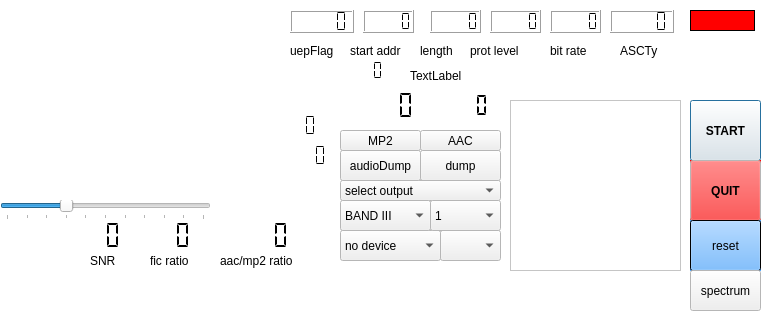
<?xml version="1.0" encoding="UTF-8"?>
<ui version="4.0">
 <author>jan</author>
 <class>elektorSDR</class>
 <widget class="QDialog" name="elektorSDR">
  <property name="geometry">
   <rect>
    <x>0</x>
    <y>0</y>
    <width>782</width>
    <height>328</height>
   </rect>
  </property>
  <property name="palette">
   <palette>
    <active>
     <colorrole role="Base">
      <brush brushstyle="SolidPattern">
       <color alpha="255">
        <red>255</red>
        <green>255</green>
        <blue>255</blue>
       </color>
      </brush>
     </colorrole>
     <colorrole role="Window">
      <brush brushstyle="SolidPattern">
       <color alpha="255">
        <red>255</red>
        <green>255</green>
        <blue>255</blue>
       </color>
      </brush>
     </colorrole>
    </active>
    <inactive>
     <colorrole role="Base">
      <brush brushstyle="SolidPattern">
       <color alpha="255">
        <red>255</red>
        <green>255</green>
        <blue>255</blue>
       </color>
      </brush>
     </colorrole>
     <colorrole role="Window">
      <brush brushstyle="SolidPattern">
       <color alpha="255">
        <red>255</red>
        <green>255</green>
        <blue>255</blue>
       </color>
      </brush>
     </colorrole>
    </inactive>
    <disabled>
     <colorrole role="Base">
      <brush brushstyle="SolidPattern">
       <color alpha="255">
        <red>255</red>
        <green>255</green>
        <blue>255</blue>
       </color>
      </brush>
     </colorrole>
     <colorrole role="Window">
      <brush brushstyle="SolidPattern">
       <color alpha="255">
        <red>255</red>
        <green>255</green>
        <blue>255</blue>
       </color>
      </brush>
     </colorrole>
    </disabled>
   </palette>
  </property>
  <property name="font">
   <font>
    <weight>50</weight>
    <bold>false</bold>
   </font>
  </property>
  <property name="windowTitle">
   <string>sdr-j DAB/DAB+ receiver </string>
  </property>
  <property name="windowIconText">
   <string>QUIT</string>
  </property>
  <widget class="QPushButton" name="startButton">
   <property name="geometry">
    <rect>
     <x>690</x>
     <y>100</y>
     <width>71</width>
     <height>61</height>
    </rect>
   </property>
   <property name="palette">
    <palette>
     <active>
      <colorrole role="Base">
       <brush brushstyle="SolidPattern">
        <color alpha="255">
         <red>255</red>
         <green>255</green>
         <blue>255</blue>
        </color>
       </brush>
      </colorrole>
      <colorrole role="Window">
       <brush brushstyle="SolidPattern">
        <color alpha="255">
         <red>255</red>
         <green>0</green>
         <blue>0</blue>
        </color>
       </brush>
      </colorrole>
     </active>
     <inactive>
      <colorrole role="Base">
       <brush brushstyle="SolidPattern">
        <color alpha="255">
         <red>255</red>
         <green>255</green>
         <blue>255</blue>
        </color>
       </brush>
      </colorrole>
      <colorrole role="Window">
       <brush brushstyle="SolidPattern">
        <color alpha="255">
         <red>255</red>
         <green>0</green>
         <blue>0</blue>
        </color>
       </brush>
      </colorrole>
     </inactive>
     <disabled>
      <colorrole role="Base">
       <brush brushstyle="SolidPattern">
        <color alpha="255">
         <red>255</red>
         <green>0</green>
         <blue>0</blue>
        </color>
       </brush>
      </colorrole>
      <colorrole role="Window">
       <brush brushstyle="SolidPattern">
        <color alpha="255">
         <red>255</red>
         <green>0</green>
         <blue>0</blue>
        </color>
       </brush>
      </colorrole>
     </disabled>
    </palette>
   </property>
   <property name="font">
    <font>
     <weight>75</weight>
     <bold>true</bold>
    </font>
   </property>
   <property name="autoFillBackground">
    <bool>true</bool>
   </property>
   <property name="text">
    <string>START</string>
   </property>
  </widget>
  <widget class="QLabel" name="timeDisplay">
   <property name="geometry">
    <rect>
     <x>410</x>
     <y>60</y>
     <width>161</width>
     <height>31</height>
    </rect>
   </property>
   <property name="frameShape">
    <enum>QFrame::NoFrame</enum>
   </property>
   <property name="frameShadow">
    <enum>QFrame::Raised</enum>
   </property>
   <property name="lineWidth">
    <number>2</number>
   </property>
   <property name="text">
    <string>TextLabel</string>
   </property>
  </widget>
  <widget class="QPushButton" name="QuitButton">
   <property name="geometry">
    <rect>
     <x>690</x>
     <y>160</y>
     <width>71</width>
     <height>61</height>
    </rect>
   </property>
   <property name="palette">
    <palette>
     <active>
      <colorrole role="Button">
       <brush brushstyle="SolidPattern">
        <color alpha="255">
         <red>255</red>
         <green>0</green>
         <blue>0</blue>
        </color>
       </brush>
      </colorrole>
     </active>
     <inactive>
      <colorrole role="Button">
       <brush brushstyle="SolidPattern">
        <color alpha="255">
         <red>255</red>
         <green>0</green>
         <blue>0</blue>
        </color>
       </brush>
      </colorrole>
     </inactive>
     <disabled>
      <colorrole role="Button">
       <brush brushstyle="SolidPattern">
        <color alpha="255">
         <red>255</red>
         <green>0</green>
         <blue>0</blue>
        </color>
       </brush>
      </colorrole>
     </disabled>
    </palette>
   </property>
   <property name="font">
    <font>
     <weight>75</weight>
     <bold>true</bold>
    </font>
   </property>
   <property name="autoFillBackground">
    <bool>true</bool>
   </property>
   <property name="text">
    <string>QUIT</string>
   </property>
  </widget>
  <widget class="QLCDNumber" name="coarseCorrectorDisplay">
   <property name="geometry">
    <rect>
     <x>450</x>
     <y>90</y>
     <width>41</width>
     <height>31</height>
    </rect>
   </property>
   <property name="palette">
    <palette>
     <active>
      <colorrole role="Base">
       <brush brushstyle="SolidPattern">
        <color alpha="255">
         <red>255</red>
         <green>255</green>
         <blue>255</blue>
        </color>
       </brush>
      </colorrole>
      <colorrole role="Window">
       <brush brushstyle="SolidPattern">
        <color alpha="255">
         <red>255</red>
         <green>255</green>
         <blue>0</blue>
        </color>
       </brush>
      </colorrole>
     </active>
     <inactive>
      <colorrole role="Base">
       <brush brushstyle="SolidPattern">
        <color alpha="255">
         <red>255</red>
         <green>255</green>
         <blue>255</blue>
        </color>
       </brush>
      </colorrole>
      <colorrole role="Window">
       <brush brushstyle="SolidPattern">
        <color alpha="255">
         <red>255</red>
         <green>255</green>
         <blue>0</blue>
        </color>
       </brush>
      </colorrole>
     </inactive>
     <disabled>
      <colorrole role="Base">
       <brush brushstyle="SolidPattern">
        <color alpha="255">
         <red>255</red>
         <green>255</green>
         <blue>0</blue>
        </color>
       </brush>
      </colorrole>
      <colorrole role="Window">
       <brush brushstyle="SolidPattern">
        <color alpha="255">
         <red>255</red>
         <green>255</green>
         <blue>0</blue>
        </color>
       </brush>
      </colorrole>
     </disabled>
    </palette>
   </property>
   <property name="autoFillBackground">
    <bool>false</bool>
   </property>
   <property name="frameShape">
    <enum>QFrame::NoFrame</enum>
   </property>
   <property name="lineWidth">
    <number>1</number>
   </property>
   <property name="digitCount">
    <number>3</number>
   </property>
   <property name="segmentStyle">
    <enum>QLCDNumber::Flat</enum>
   </property>
  </widget>
  <widget class="QLCDNumber" name="sampleRateDisplay">
   <property name="geometry">
    <rect>
     <x>250</x>
     <y>140</y>
     <width>81</width>
     <height>31</height>
    </rect>
   </property>
   <property name="palette">
    <palette>
     <active>
      <colorrole role="Base">
       <brush brushstyle="SolidPattern">
        <color alpha="255">
         <red>255</red>
         <green>255</green>
         <blue>255</blue>
        </color>
       </brush>
      </colorrole>
      <colorrole role="Window">
       <brush brushstyle="SolidPattern">
        <color alpha="255">
         <red>255</red>
         <green>255</green>
         <blue>0</blue>
        </color>
       </brush>
      </colorrole>
     </active>
     <inactive>
      <colorrole role="Base">
       <brush brushstyle="SolidPattern">
        <color alpha="255">
         <red>255</red>
         <green>255</green>
         <blue>255</blue>
        </color>
       </brush>
      </colorrole>
      <colorrole role="Window">
       <brush brushstyle="SolidPattern">
        <color alpha="255">
         <red>255</red>
         <green>255</green>
         <blue>0</blue>
        </color>
       </brush>
      </colorrole>
     </inactive>
     <disabled>
      <colorrole role="Base">
       <brush brushstyle="SolidPattern">
        <color alpha="255">
         <red>255</red>
         <green>255</green>
         <blue>0</blue>
        </color>
       </brush>
      </colorrole>
      <colorrole role="Window">
       <brush brushstyle="SolidPattern">
        <color alpha="255">
         <red>255</red>
         <green>255</green>
         <blue>0</blue>
        </color>
       </brush>
      </colorrole>
     </disabled>
    </palette>
   </property>
   <property name="autoFillBackground">
    <bool>false</bool>
   </property>
   <property name="frameShape">
    <enum>QFrame::NoFrame</enum>
   </property>
   <property name="lineWidth">
    <number>1</number>
   </property>
   <property name="digitCount">
    <number>7</number>
   </property>
   <property name="segmentStyle">
    <enum>QLCDNumber::Flat</enum>
   </property>
  </widget>
  <widget class="QLCDNumber" name="fineCorrectorDisplay">
   <property name="geometry">
    <rect>
     <x>350</x>
     <y>90</y>
     <width>71</width>
     <height>31</height>
    </rect>
   </property>
   <property name="palette">
    <palette>
     <active>
      <colorrole role="Base">
       <brush brushstyle="SolidPattern">
        <color alpha="255">
         <red>255</red>
         <green>255</green>
         <blue>255</blue>
        </color>
       </brush>
      </colorrole>
      <colorrole role="Window">
       <brush brushstyle="SolidPattern">
        <color alpha="255">
         <red>255</red>
         <green>255</green>
         <blue>0</blue>
        </color>
       </brush>
      </colorrole>
     </active>
     <inactive>
      <colorrole role="Base">
       <brush brushstyle="SolidPattern">
        <color alpha="255">
         <red>255</red>
         <green>255</green>
         <blue>255</blue>
        </color>
       </brush>
      </colorrole>
      <colorrole role="Window">
       <brush brushstyle="SolidPattern">
        <color alpha="255">
         <red>255</red>
         <green>255</green>
         <blue>0</blue>
        </color>
       </brush>
      </colorrole>
     </inactive>
     <disabled>
      <colorrole role="Base">
       <brush brushstyle="SolidPattern">
        <color alpha="255">
         <red>255</red>
         <green>255</green>
         <blue>0</blue>
        </color>
       </brush>
      </colorrole>
      <colorrole role="Window">
       <brush brushstyle="SolidPattern">
        <color alpha="255">
         <red>255</red>
         <green>255</green>
         <blue>0</blue>
        </color>
       </brush>
      </colorrole>
     </disabled>
    </palette>
   </property>
   <property name="autoFillBackground">
    <bool>false</bool>
   </property>
   <property name="frameShape">
    <enum>QFrame::NoFrame</enum>
   </property>
   <property name="lineWidth">
    <number>1</number>
   </property>
   <property name="digitCount">
    <number>4</number>
   </property>
   <property name="segmentStyle">
    <enum>QLCDNumber::Flat</enum>
   </property>
  </widget>
  <widget class="QwtPlot" name="iqDisplay">
   <property name="geometry">
    <rect>
     <x>10</x>
     <y>80</y>
     <width>181</width>
     <height>121</height>
    </rect>
   </property>
  </widget>
  <widget class="QComboBox" name="deviceSelector">
   <property name="geometry">
    <rect>
     <x>340</x>
     <y>230</y>
     <width>101</width>
     <height>31</height>
    </rect>
   </property>
   <item>
    <property name="text">
     <string>no device</string>
    </property>
   </item>
   <item>
    <property name="text">
     <string>file input (.raw)</string>
    </property>
   </item>
   <item>
    <property name="text">
     <string>file input (.sdr)</string>
    </property>
   </item>
  </widget>
  <widget class="QLCDNumber" name="avgTokenLengthDisplay">
   <property name="geometry">
    <rect>
     <x>250</x>
     <y>110</y>
     <width>71</width>
     <height>31</height>
    </rect>
   </property>
   <property name="palette">
    <palette>
     <active>
      <colorrole role="Base">
       <brush brushstyle="SolidPattern">
        <color alpha="255">
         <red>255</red>
         <green>255</green>
         <blue>255</blue>
        </color>
       </brush>
      </colorrole>
      <colorrole role="Window">
       <brush brushstyle="SolidPattern">
        <color alpha="255">
         <red>255</red>
         <green>255</green>
         <blue>0</blue>
        </color>
       </brush>
      </colorrole>
     </active>
     <inactive>
      <colorrole role="Base">
       <brush brushstyle="SolidPattern">
        <color alpha="255">
         <red>255</red>
         <green>255</green>
         <blue>255</blue>
        </color>
       </brush>
      </colorrole>
      <colorrole role="Window">
       <brush brushstyle="SolidPattern">
        <color alpha="255">
         <red>255</red>
         <green>255</green>
         <blue>0</blue>
        </color>
       </brush>
      </colorrole>
     </inactive>
     <disabled>
      <colorrole role="Base">
       <brush brushstyle="SolidPattern">
        <color alpha="255">
         <red>255</red>
         <green>255</green>
         <blue>0</blue>
        </color>
       </brush>
      </colorrole>
      <colorrole role="Window">
       <brush brushstyle="SolidPattern">
        <color alpha="255">
         <red>255</red>
         <green>255</green>
         <blue>0</blue>
        </color>
       </brush>
      </colorrole>
     </disabled>
    </palette>
   </property>
   <property name="autoFillBackground">
    <bool>false</bool>
   </property>
   <property name="frameShape">
    <enum>QFrame::NoFrame</enum>
   </property>
   <property name="lineWidth">
    <number>1</number>
   </property>
   <property name="digitCount">
    <number>6</number>
   </property>
   <property name="segmentStyle">
    <enum>QLCDNumber::Flat</enum>
   </property>
  </widget>
  <widget class="QListView" name="ensembleDisplay">
   <property name="geometry">
    <rect>
     <x>510</x>
     <y>100</y>
     <width>171</width>
     <height>171</height>
    </rect>
   </property>
  </widget>
  <widget class="QLabel" name="ensembleName">
   <property name="geometry">
    <rect>
     <x>200</x>
     <y>70</y>
     <width>131</width>
     <height>21</height>
    </rect>
   </property>
   <property name="font">
    <font>
     <pointsize>11</pointsize>
    </font>
   </property>
   <property name="frameShape">
    <enum>QFrame::NoFrame</enum>
   </property>
   <property name="text">
    <string/>
   </property>
  </widget>
  <widget class="QLCDNumber" name="ensembleId">
   <property name="geometry">
    <rect>
     <x>330</x>
     <y>60</y>
     <width>61</width>
     <height>21</height>
    </rect>
   </property>
   <property name="frameShape">
    <enum>QFrame::NoFrame</enum>
   </property>
   <property name="mode">
    <enum>QLCDNumber::Hex</enum>
   </property>
   <property name="segmentStyle">
    <enum>QLCDNumber::Flat</enum>
   </property>
  </widget>
  <widget class="QLabel" name="dabMode">
   <property name="geometry">
    <rect>
     <x>190</x>
     <y>10</y>
     <width>81</width>
     <height>21</height>
    </rect>
   </property>
   <property name="font">
    <font>
     <pointsize>14</pointsize>
     <weight>75</weight>
     <bold>true</bold>
    </font>
   </property>
   <property name="frameShape">
    <enum>QFrame::NoFrame</enum>
   </property>
   <property name="text">
    <string/>
   </property>
  </widget>
  <widget class="QLabel" name="nameofLanguage">
   <property name="geometry">
    <rect>
     <x>80</x>
     <y>30</y>
     <width>111</width>
     <height>21</height>
    </rect>
   </property>
   <property name="font">
    <font>
     <pointsize>12</pointsize>
    </font>
   </property>
   <property name="frameShape">
    <enum>QFrame::NoFrame</enum>
   </property>
   <property name="text">
    <string/>
   </property>
  </widget>
  <widget class="QLabel" name="programType">
   <property name="geometry">
    <rect>
     <x>80</x>
     <y>50</y>
     <width>111</width>
     <height>21</height>
    </rect>
   </property>
   <property name="font">
    <font>
     <pointsize>12</pointsize>
    </font>
   </property>
   <property name="frameShape">
    <enum>QFrame::NoFrame</enum>
   </property>
   <property name="text">
    <string/>
   </property>
  </widget>
  <widget class="QSlider" name="scopeSlider">
   <property name="geometry">
    <rect>
     <x>0</x>
     <y>200</y>
     <width>211</width>
     <height>20</height>
    </rect>
   </property>
   <property name="maximum">
    <number>100</number>
   </property>
   <property name="sliderPosition">
    <number>30</number>
   </property>
   <property name="orientation">
    <enum>Qt::Horizontal</enum>
   </property>
   <property name="tickPosition">
    <enum>QSlider::TicksBelow</enum>
   </property>
  </widget>
  <widget class="QPushButton" name="dumpButton">
   <property name="geometry">
    <rect>
     <x>420</x>
     <y>150</y>
     <width>81</width>
     <height>31</height>
    </rect>
   </property>
   <property name="text">
    <string>dump</string>
   </property>
  </widget>
  <widget class="QLCDNumber" name="uepFlagDisplay">
   <property name="geometry">
    <rect>
     <x>290</x>
     <y>10</y>
     <width>64</width>
     <height>23</height>
    </rect>
   </property>
   <property name="segmentStyle">
    <enum>QLCDNumber::Flat</enum>
   </property>
  </widget>
  <widget class="QLCDNumber" name="startAddrDisplay">
   <property name="geometry">
    <rect>
     <x>363</x>
     <y>10</y>
     <width>51</width>
     <height>23</height>
    </rect>
   </property>
   <property name="segmentStyle">
    <enum>QLCDNumber::Flat</enum>
   </property>
  </widget>
  <widget class="QLCDNumber" name="LengthDisplay">
   <property name="geometry">
    <rect>
     <x>430</x>
     <y>10</y>
     <width>51</width>
     <height>23</height>
    </rect>
   </property>
   <property name="segmentStyle">
    <enum>QLCDNumber::Flat</enum>
   </property>
  </widget>
  <widget class="QLCDNumber" name="protLevelDisplay">
   <property name="geometry">
    <rect>
     <x>490</x>
     <y>10</y>
     <width>51</width>
     <height>23</height>
    </rect>
   </property>
   <property name="segmentStyle">
    <enum>QLCDNumber::Flat</enum>
   </property>
  </widget>
  <widget class="QLCDNumber" name="bitRateDisplay">
   <property name="geometry">
    <rect>
     <x>550</x>
     <y>10</y>
     <width>51</width>
     <height>23</height>
    </rect>
   </property>
   <property name="segmentStyle">
    <enum>QLCDNumber::Flat</enum>
   </property>
  </widget>
  <widget class="QLCDNumber" name="ASCTyDisplay">
   <property name="geometry">
    <rect>
     <x>610</x>
     <y>10</y>
     <width>64</width>
     <height>23</height>
    </rect>
   </property>
   <property name="segmentStyle">
    <enum>QLCDNumber::Flat</enum>
   </property>
  </widget>
  <widget class="QLabel" name="label">
   <property name="geometry">
    <rect>
     <x>290</x>
     <y>40</y>
     <width>51</width>
     <height>21</height>
    </rect>
   </property>
   <property name="text">
    <string>uepFlag</string>
   </property>
  </widget>
  <widget class="QLabel" name="label_2">
   <property name="geometry">
    <rect>
     <x>350</x>
     <y>40</y>
     <width>67</width>
     <height>21</height>
    </rect>
   </property>
   <property name="text">
    <string>start addr</string>
   </property>
  </widget>
  <widget class="QLabel" name="label_3">
   <property name="geometry">
    <rect>
     <x>420</x>
     <y>40</y>
     <width>67</width>
     <height>21</height>
    </rect>
   </property>
   <property name="text">
    <string>length</string>
   </property>
  </widget>
  <widget class="QLabel" name="label_4">
   <property name="geometry">
    <rect>
     <x>470</x>
     <y>40</y>
     <width>67</width>
     <height>21</height>
    </rect>
   </property>
   <property name="text">
    <string>prot level</string>
   </property>
  </widget>
  <widget class="QLabel" name="label_5">
   <property name="geometry">
    <rect>
     <x>550</x>
     <y>40</y>
     <width>61</width>
     <height>21</height>
    </rect>
   </property>
   <property name="text">
    <string>bit rate</string>
   </property>
  </widget>
  <widget class="QLabel" name="label_6">
   <property name="geometry">
    <rect>
     <x>620</x>
     <y>40</y>
     <width>67</width>
     <height>21</height>
    </rect>
   </property>
   <property name="text">
    <string>ASCTy</string>
   </property>
  </widget>
  <widget class="QLCDNumber" name="errorDisplay">
   <property name="geometry">
    <rect>
     <x>230</x>
     <y>220</y>
     <width>61</width>
     <height>31</height>
    </rect>
   </property>
   <property name="frameShape">
    <enum>QFrame::NoFrame</enum>
   </property>
   <property name="digitCount">
    <number>4</number>
   </property>
   <property name="segmentStyle">
    <enum>QLCDNumber::Flat</enum>
   </property>
  </widget>
  <widget class="QLabel" name="programName">
   <property name="geometry">
    <rect>
     <x>50</x>
     <y>10</y>
     <width>141</width>
     <height>21</height>
    </rect>
   </property>
   <property name="font">
    <font>
     <pointsize>12</pointsize>
    </font>
   </property>
   <property name="frameShape">
    <enum>QFrame::NoFrame</enum>
   </property>
   <property name="text">
    <string/>
   </property>
  </widget>
  <widget class="QLCDNumber" name="ficRatioDisplay">
   <property name="geometry">
    <rect>
     <x>130</x>
     <y>220</y>
     <width>64</width>
     <height>31</height>
    </rect>
   </property>
   <property name="frameShape">
    <enum>QFrame::NoFrame</enum>
   </property>
   <property name="digitCount">
    <number>4</number>
   </property>
   <property name="segmentStyle">
    <enum>QLCDNumber::Flat</enum>
   </property>
  </widget>
  <widget class="QLCDNumber" name="snrDisplay">
   <property name="geometry">
    <rect>
     <x>60</x>
     <y>220</y>
     <width>64</width>
     <height>31</height>
    </rect>
   </property>
   <property name="frameShape">
    <enum>QFrame::NoFrame</enum>
   </property>
   <property name="digitCount">
    <number>4</number>
   </property>
   <property name="segmentStyle">
    <enum>QLCDNumber::Flat</enum>
   </property>
  </widget>
  <widget class="QLabel" name="label_8">
   <property name="geometry">
    <rect>
     <x>90</x>
     <y>250</y>
     <width>31</width>
     <height>21</height>
    </rect>
   </property>
   <property name="text">
    <string>SNR</string>
   </property>
  </widget>
  <widget class="QLabel" name="label_9">
   <property name="geometry">
    <rect>
     <x>150</x>
     <y>250</y>
     <width>51</width>
     <height>21</height>
    </rect>
   </property>
   <property name="text">
    <string>fic ratio</string>
   </property>
  </widget>
  <widget class="QLabel" name="label_10">
   <property name="geometry">
    <rect>
     <x>220</x>
     <y>250</y>
     <width>101</width>
     <height>21</height>
    </rect>
   </property>
   <property name="text">
    <string>aac/mp2 ratio</string>
   </property>
  </widget>
  <widget class="QComboBox" name="streamOutSelector">
   <property name="geometry">
    <rect>
     <x>340</x>
     <y>180</y>
     <width>161</width>
     <height>21</height>
    </rect>
   </property>
   <item>
    <property name="text">
     <string>select output</string>
    </property>
   </item>
  </widget>
  <widget class="QPushButton" name="correctorReset">
   <property name="geometry">
    <rect>
     <x>690</x>
     <y>220</y>
     <width>71</width>
     <height>51</height>
    </rect>
   </property>
   <property name="palette">
    <palette>
     <active>
      <colorrole role="Button">
       <brush brushstyle="SolidPattern">
        <color alpha="255">
         <red>85</red>
         <green>170</green>
         <blue>255</blue>
        </color>
       </brush>
      </colorrole>
      <colorrole role="Base">
       <brush brushstyle="SolidPattern">
        <color alpha="255">
         <red>255</red>
         <green>255</green>
         <blue>255</blue>
        </color>
       </brush>
      </colorrole>
      <colorrole role="Window">
       <brush brushstyle="SolidPattern">
        <color alpha="255">
         <red>0</red>
         <green>0</green>
         <blue>0</blue>
        </color>
       </brush>
      </colorrole>
     </active>
     <inactive>
      <colorrole role="Button">
       <brush brushstyle="SolidPattern">
        <color alpha="255">
         <red>85</red>
         <green>170</green>
         <blue>255</blue>
        </color>
       </brush>
      </colorrole>
      <colorrole role="Base">
       <brush brushstyle="SolidPattern">
        <color alpha="255">
         <red>255</red>
         <green>255</green>
         <blue>255</blue>
        </color>
       </brush>
      </colorrole>
      <colorrole role="Window">
       <brush brushstyle="SolidPattern">
        <color alpha="255">
         <red>0</red>
         <green>0</green>
         <blue>0</blue>
        </color>
       </brush>
      </colorrole>
     </inactive>
     <disabled>
      <colorrole role="Button">
       <brush brushstyle="SolidPattern">
        <color alpha="255">
         <red>85</red>
         <green>170</green>
         <blue>255</blue>
        </color>
       </brush>
      </colorrole>
      <colorrole role="Base">
       <brush brushstyle="SolidPattern">
        <color alpha="255">
         <red>0</red>
         <green>0</green>
         <blue>0</blue>
        </color>
       </brush>
      </colorrole>
      <colorrole role="Window">
       <brush brushstyle="SolidPattern">
        <color alpha="255">
         <red>0</red>
         <green>0</green>
         <blue>0</blue>
        </color>
       </brush>
      </colorrole>
     </disabled>
    </palette>
   </property>
   <property name="autoFillBackground">
    <bool>true</bool>
   </property>
   <property name="text">
    <string>reset</string>
   </property>
  </widget>
  <widget class="QLabel" name="versionName">
   <property name="geometry">
    <rect>
     <x>600</x>
     <y>60</y>
     <width>151</width>
     <height>21</height>
    </rect>
   </property>
   <property name="font">
    <font>
     <pointsize>12</pointsize>
     <weight>75</weight>
     <bold>true</bold>
    </font>
   </property>
   <property name="frameShape">
    <enum>QFrame::NoFrame</enum>
   </property>
   <property name="text">
    <string/>
   </property>
  </widget>
  <widget class="QPushButton" name="audioDump">
   <property name="geometry">
    <rect>
     <x>340</x>
     <y>150</y>
     <width>81</width>
     <height>31</height>
    </rect>
   </property>
   <property name="font">
    <font>
     <pointsize>9</pointsize>
    </font>
   </property>
   <property name="text">
    <string>audioDump</string>
   </property>
  </widget>
  <widget class="QPushButton" name="mp2fileButton">
   <property name="geometry">
    <rect>
     <x>340</x>
     <y>130</y>
     <width>81</width>
     <height>21</height>
    </rect>
   </property>
   <property name="text">
    <string>MP2</string>
   </property>
  </widget>
  <widget class="QPushButton" name="aacfileButton">
   <property name="geometry">
    <rect>
     <x>420</x>
     <y>130</y>
     <width>81</width>
     <height>21</height>
    </rect>
   </property>
   <property name="text">
    <string>AAC</string>
   </property>
  </widget>
  <widget class="QComboBox" name="bandSelector">
   <property name="geometry">
    <rect>
     <x>340</x>
     <y>200</y>
     <width>91</width>
     <height>31</height>
    </rect>
   </property>
   <item>
    <property name="text">
     <string>BAND III</string>
    </property>
   </item>
   <item>
    <property name="text">
     <string>L BAND</string>
    </property>
   </item>
  </widget>
  <widget class="QComboBox" name="channelSelector">
   <property name="geometry">
    <rect>
     <x>440</x>
     <y>230</y>
     <width>61</width>
     <height>31</height>
    </rect>
   </property>
  </widget>
  <widget class="QComboBox" name="modeSelector">
   <property name="geometry">
    <rect>
     <x>430</x>
     <y>200</y>
     <width>71</width>
     <height>31</height>
    </rect>
   </property>
   <item>
    <property name="text">
     <string>1</string>
    </property>
   </item>
   <item>
    <property name="text">
     <string>2</string>
    </property>
   </item>
   <item>
    <property name="text">
     <string>4</string>
    </property>
   </item>
  </widget>
  <widget class="QLabel" name="syncedLabel">
   <property name="geometry">
    <rect>
     <x>690</x>
     <y>10</y>
     <width>65</width>
     <height>21</height>
    </rect>
   </property>
   <property name="palette">
    <palette>
     <active>
      <colorrole role="Base">
       <brush brushstyle="SolidPattern">
        <color alpha="255">
         <red>255</red>
         <green>255</green>
         <blue>255</blue>
        </color>
       </brush>
      </colorrole>
      <colorrole role="Window">
       <brush brushstyle="SolidPattern">
        <color alpha="255">
         <red>255</red>
         <green>0</green>
         <blue>0</blue>
        </color>
       </brush>
      </colorrole>
     </active>
     <inactive>
      <colorrole role="Base">
       <brush brushstyle="SolidPattern">
        <color alpha="255">
         <red>255</red>
         <green>255</green>
         <blue>255</blue>
        </color>
       </brush>
      </colorrole>
      <colorrole role="Window">
       <brush brushstyle="SolidPattern">
        <color alpha="255">
         <red>255</red>
         <green>0</green>
         <blue>0</blue>
        </color>
       </brush>
      </colorrole>
     </inactive>
     <disabled>
      <colorrole role="Base">
       <brush brushstyle="SolidPattern">
        <color alpha="255">
         <red>255</red>
         <green>0</green>
         <blue>0</blue>
        </color>
       </brush>
      </colorrole>
      <colorrole role="Window">
       <brush brushstyle="SolidPattern">
        <color alpha="255">
         <red>255</red>
         <green>0</green>
         <blue>0</blue>
        </color>
       </brush>
      </colorrole>
     </disabled>
    </palette>
   </property>
   <property name="autoFillBackground">
    <bool>true</bool>
   </property>
   <property name="frameShape">
    <enum>QFrame::Box</enum>
   </property>
   <property name="text">
    <string/>
   </property>
  </widget>
  <widget class="QLabel" name="dynamicLabel">
   <property name="geometry">
    <rect>
     <x>20</x>
     <y>280</y>
     <width>601</width>
     <height>31</height>
    </rect>
   </property>
   <property name="text">
    <string/>
   </property>
  </widget>
  <widget class="QPushButton" name="spectrumButton">
   <property name="geometry">
    <rect>
     <x>690</x>
     <y>270</y>
     <width>71</width>
     <height>41</height>
    </rect>
   </property>
   <property name="text">
    <string>spectrum</string>
   </property>
  </widget>
 </widget>
 <layoutdefault spacing="6" margin="11"/>
 <pixmapfunction>qPixmapFromMimeSource</pixmapfunction>
 <customwidgets>
  <customwidget>
   <class>QwtPlot</class>
   <extends>QFrame</extends>
   <header>qwt_plot.h</header>
   <container>1</container>
  </customwidget>
 </customwidgets>
 <includes>
  <include location="local">qwt_plot.h</include>
  <include location="local">qwt_scale_widget.h</include>
  <include location="local">qwt_scale_widget.h</include>
  <include location="local">qwt_plot.h</include>
  <include location="local">qwt_scale_widget.h</include>
  <include location="local">qwt_scale_widget.h</include>
  <include location="local">qwt_text_label.h</include>
 </includes>
 <resources/>
 <connections/>
</ui>
